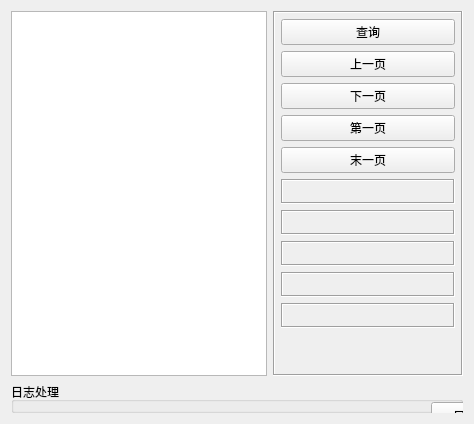
      <widget class="QWidget" name="tab_7">
       <attribute name="title">
        <string>系统日志</string>
       </attribute>
       <layout class="QGridLayout" name="gridLayout_22">
        <item row="0" column="0">
         <widget class="QSplitter" name="splitter">
          <property name="orientation">
           <enum>Qt::Vertical</enum>
          </property>
          <property name="opaqueResize">
           <bool>false</bool>
          </property>
          <widget class="QTableView" name="tableMain">
           <property name="styleSheet">
            <string notr="true"/>
           </property>
          </widget>
         </widget>
        </item>
        <item row="0" column="1">
         <widget class="QFrame" name="frameBottom">
          <property name="minimumSize">
           <size>
            <width>190</width>
            <height>0</height>
           </size>
          </property>
          <property name="maximumSize">
           <size>
            <width>190</width>
            <height>16777215</height>
           </size>
          </property>
          <property name="frameShape">
           <enum>QFrame::Box</enum>
          </property>
          <property name="frameShadow">
           <enum>QFrame::Sunken</enum>
          </property>
          <layout class="QVBoxLayout" name="verticalLayout_2">
           <property name="leftMargin">
            <number>6</number>
           </property>
           <property name="topMargin">
            <number>6</number>
           </property>
           <property name="rightMargin">
            <number>6</number>
           </property>
           <property name="bottomMargin">
            <number>6</number>
           </property>
           <item>
            <widget class="QPushButton" name="btnSelect">
             <property name="minimumSize">
              <size>
               <width>80</width>
               <height>0</height>
              </size>
             </property>
             <property name="text">
              <string>查询</string>
             </property>
            </widget>
           </item>
           <item>
            <widget class="QPushButton" name="btnPreVious">
             <property name="minimumSize">
              <size>
               <width>50</width>
               <height>0</height>
              </size>
             </property>
             <property name="text">
              <string>上一页</string>
             </property>
             <property name="iconSize">
              <size>
               <width>18</width>
               <height>18</height>
              </size>
             </property>
            </widget>
           </item>
           <item>
            <widget class="QPushButton" name="btnNext">
             <property name="minimumSize">
              <size>
               <width>50</width>
               <height>0</height>
              </size>
             </property>
             <property name="text">
              <string>下一页</string>
             </property>
             <property name="iconSize">
              <size>
               <width>18</width>
               <height>18</height>
              </size>
             </property>
            </widget>
           </item>
           <item>
            <widget class="QPushButton" name="btnFirst">
             <property name="minimumSize">
              <size>
               <width>50</width>
               <height>0</height>
              </size>
             </property>
             <property name="text">
              <string>第一页</string>
             </property>
             <property name="iconSize">
              <size>
               <width>18</width>
               <height>18</height>
              </size>
             </property>
            </widget>
           </item>
           <item>
            <widget class="QPushButton" name="btnLast">
             <property name="minimumSize">
              <size>
               <width>50</width>
               <height>0</height>
              </size>
             </property>
             <property name="text">
              <string>末一页</string>
             </property>
             <property name="iconSize">
              <size>
               <width>18</width>
               <height>18</height>
              </size>
             </property>
            </widget>
           </item>
           <item>
            <widget class="QLabel" name="labPageTotal">
             <property name="minimumSize">
              <size>
               <width>0</width>
               <height>25</height>
              </size>
             </property>
             <property name="frameShape">
              <enum>QFrame::Box</enum>
             </property>
             <property name="frameShadow">
              <enum>QFrame::Sunken</enum>
             </property>
             <property name="text">
              <string/>
             </property>
             <property name="alignment">
              <set>Qt::AlignCenter</set>
             </property>
            </widget>
           </item>
           <item>
            <widget class="QLabel" name="labRecordsTotal">
             <property name="minimumSize">
              <size>
               <width>0</width>
               <height>25</height>
              </size>
             </property>
             <property name="frameShape">
              <enum>QFrame::Box</enum>
             </property>
             <property name="frameShadow">
              <enum>QFrame::Sunken</enum>
             </property>
             <property name="text">
              <string/>
             </property>
             <property name="alignment">
              <set>Qt::AlignCenter</set>
             </property>
            </widget>
           </item>
           <item>
            <widget class="QLabel" name="labPageCurrent">
             <property name="minimumSize">
              <size>
               <width>0</width>
               <height>25</height>
              </size>
             </property>
             <property name="frameShape">
              <enum>QFrame::Box</enum>
             </property>
             <property name="frameShadow">
              <enum>QFrame::Sunken</enum>
             </property>
             <property name="text">
              <string/>
             </property>
             <property name="alignment">
              <set>Qt::AlignCenter</set>
             </property>
            </widget>
           </item>
           <item>
            <widget class="QLabel" name="labRecordsPerpage">
             <property name="minimumSize">
              <size>
               <width>0</width>
               <height>25</height>
              </size>
             </property>
             <property name="frameShape">
              <enum>QFrame::Box</enum>
             </property>
             <property name="frameShadow">
              <enum>QFrame::Sunken</enum>
             </property>
             <property name="text">
              <string/>
             </property>
             <property name="alignment">
              <set>Qt::AlignCenter</set>
             </property>
            </widget>
           </item>
           <item>
            <widget class="QLabel" name="labSelectTime">
             <property name="minimumSize">
              <size>
               <width>0</width>
               <height>25</height>
              </size>
             </property>
             <property name="frameShape">
              <enum>QFrame::Box</enum>
             </property>
             <property name="frameShadow">
              <enum>QFrame::Sunken</enum>
             </property>
             <property name="text">
              <string/>
             </property>
             <property name="alignment">
              <set>Qt::AlignCenter</set>
             </property>
            </widget>
           </item>
           <item>
            <spacer name="verticalSpacer_2">
             <property name="orientation">
              <enum>Qt::Vertical</enum>
             </property>
             <property name="sizeHint" stdset="0">
              <size>
               <width>20</width>
               <height>40</height>
              </size>
             </property>
            </spacer>
           </item>
          </layout>
         </widget>
        </item>
        <item row="1" column="0" colspan="2">
         <widget class="QGroupBox" name="groupBox_13">
          <property name="sizePolicy">
           <sizepolicy hsizetype="Preferred" vsizetype="Expanding">
            <horstretch>0</horstretch>
            <verstretch>0</verstretch>
           </sizepolicy>
          </property>
          <property name="maximumSize">
           <size>
            <width>16777215</width>
            <height>60</height>
           </size>
          </property>
          <property name="title">
           <string>日志处理</string>
          </property>
          <widget class="QPushButton" name="importDataButton">
           <property name="geometry">
            <rect>
             <x>420</x>
             <y>20</y>
             <width>93</width>
             <height>28</height>
            </rect>
           </property>
           <property name="text">
            <string>导入日志</string>
           </property>
          </widget>
          <widget class="QPushButton" name="exportDataButton">
           <property name="geometry">
            <rect>
             <x>600</x>
             <y>20</y>
             <width>93</width>
             <height>28</height>
            </rect>
           </property>
           <property name="text">
            <string>导出日志</string>
           </property>
          </widget>
         </widget>
        </item>
       </layout>
      </widget>
